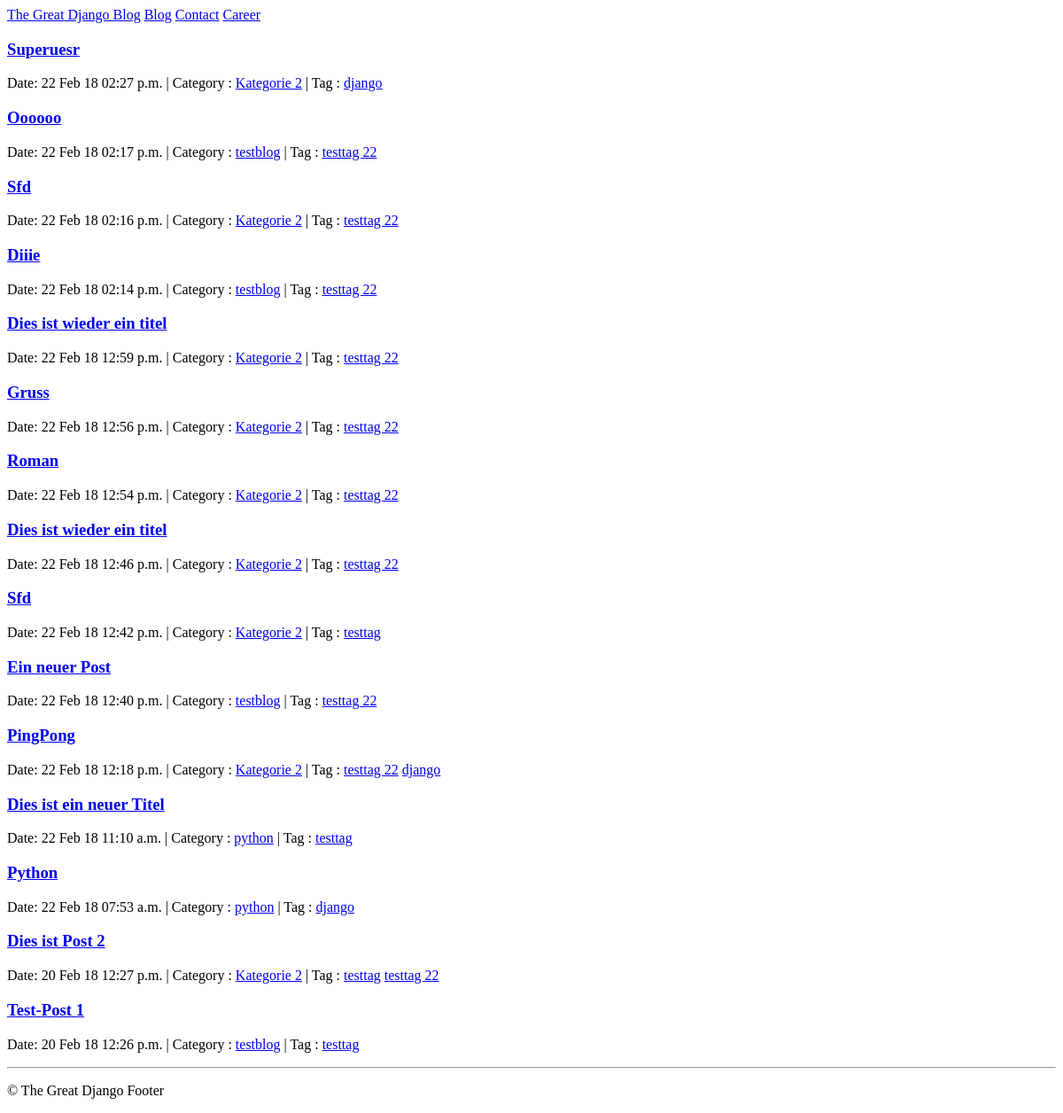
/, run on an earlier commit of the app's database.
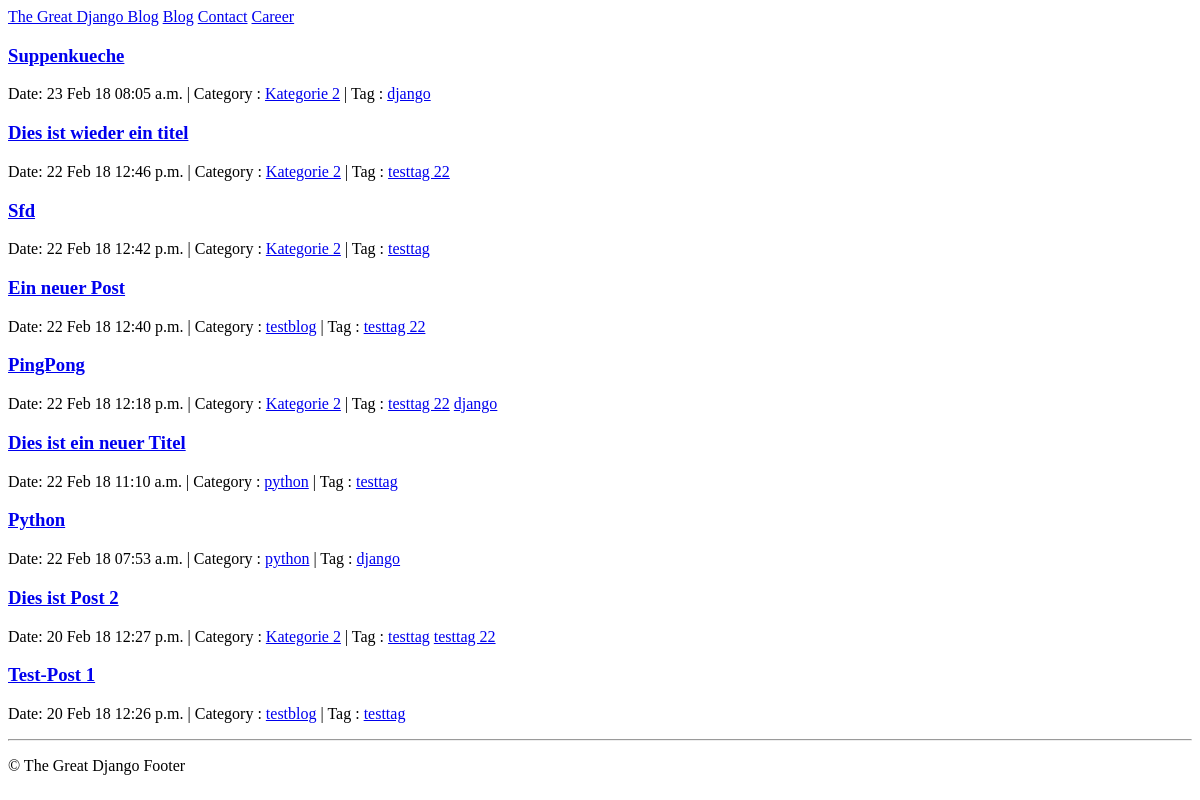
And on a later commit of the database.
### blog/models.py (models this page shows, shortened)
class Post(models.Model):
	title = models.CharField(max_length=200)
	slug = models.SlugField(unique=True,
					help_text="Slug will be generated automatically from the title of the Post")
	content = models.TextField()
	pub_date = models.DateTimeField(auto_now_add=True)
	author = models.ForeignKey(Author)
	category = models.ForeignKey(Category)
	tags = models.ManyToManyField(Tag)
	def get_absolute_url(self):
		return reverse('post_detail', args=[self.id])

class Category(models.Model):
	name = models.CharField(max_length=100, unique=True)
	slug = models.SlugField(max_length=100, unique=True)
	author = models.ForeignKey(Author)
	class Meta:
		verbose_name_plural = "Categories"
	def __str__(self):
		return self.name
	def get_absolute_url(self):
		return reverse('post_by_category', args=[self.slug])

class Tag(models.Model):
	name = models.CharField(max_length=100, unique=True)
	slug = models.SlugField(max_length=100, unique=True)
	author = models.ForeignKey(Author)
	def __str__(self):
		return self.name
	def get_absolute_url(self):
		return reverse('post_by_tag', args=[self.slug])

### blog/views.py (the view)
# urls.py: url(r'^$', views.post_list, name='post_list'),
def post_list(request):
	posts = Post.objects.order_by("-id").all()
	return render(request, 'blog/post_list.html', {'posts': posts})

### blog/templates/blog/post_list.html (shortened to what this page needs)
{% extends "blog/base.html"  %}
{% block content %}
    <div class="content">
        <div class="section-inner clearfix">
		{% for post in posts %}
			<h3>
				<a href="{{ post.get_absolute_url }}">{{ post.title|capfirst }}</a>
			</h3>
			<p class="post-info">
				{% include 'blog/post_info.html' %}
			</p>
		{% empty %}
			<p>There are no posts</p>
		{% endfor %}
        </div>
    </div>
{% endblock %}

### blog/templates/blog/base.html (shortened to what this page needs)
<!DOCTYPE html>
<html>
<head>
</head>
<body>
    <div class="navbar">
        <div class="section-inner clearfix">
            <nav>
                <a href="/">The Great Django Blog</a>
                <a href="#">Blog</a>
                <a href="#">Contact</a>
                <a href="#">Career</a>
            </nav>
        </div>
    </div>
    {% block content %}
    {% endblock %}
    {% block footer %}
    <div class="footer">
        <div class="section-inner clearfix">
            <hr>
            <p>&copy; The Great Django Footer</p>
        </div>
    </div>
    {% endblock %}
</body>
</html>

### blog/templates/blog/post_info.html
<span>Date: {{ post.pub_date|date:"d M y h:i a" }}</span> |
<span>Category : <a href="{{ post.category.get_absolute_url }}">{{ post.category }}</a></span> |
<span>Tag :
  {% for tag in post.tags.all %}
      <a href="{{ tag.get_absolute_url }}">{{ tag }}</a>
  {% empty %}
      None
  {% endfor %}
</span>

What changed in the data, as far as the page shows it:
removed Post: title "Superuesr", pub_date "22 Feb 18 02:27 p.m.", category "Kategorie 2", Tag (name "django")
removed Post: title "Oooooo", pub_date "22 Feb 18 02:17 p.m.", category "testblog", Tag (name "testtag 22")
removed Post: title "Sfd", pub_date "22 Feb 18 02:16 p.m.", category "Kategorie 2", Tag (name "testtag 22")
removed Post: title "Diiie", pub_date "22 Feb 18 02:14 p.m.", category "testblog", Tag (name "testtag 22")
removed Post: title "Dies ist wieder ein titel", pub_date "22 Feb 18 12:59 p.m.", category "Kategorie 2", Tag (name "testtag 22")
removed Post: title "Gruss", pub_date "22 Feb 18 12:56 p.m.", category "Kategorie 2", Tag (name "testtag 22")
removed Post: title "Roman", pub_date "22 Feb 18 12:54 p.m.", category "Kategorie 2", Tag (name "testtag 22")
added Post: title "Suppenkueche", pub_date "23 Feb 18 08:05 a.m.", category "Kategorie 2", Tag (name "django")
